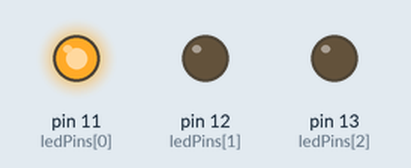
The sketch below on a simulated Arduino Uno, built with avr-gcc and run on an emulated ATmega328P. Parts: output pins drawn as LEDs (lit = HIGH).

Above: at 0.05 s.
At 0.55 s:
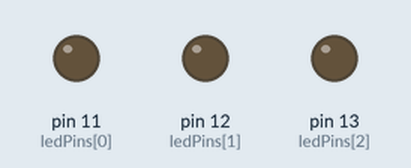
At 1.45 s:
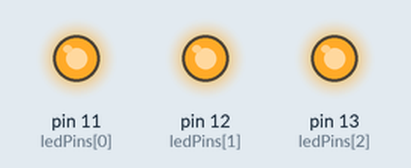
At 2.75 s:
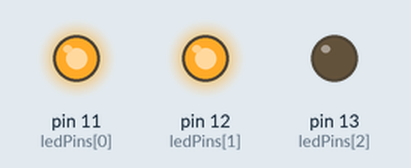
Timing chart, 0 to 3.0 s (numbered marks = the images above):
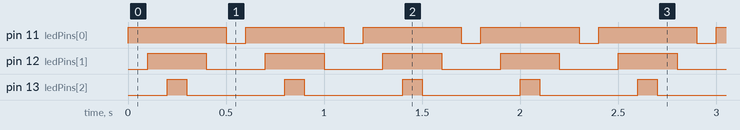

Measured:
- by itself, pin 11 (ledPins[0]): alternates HIGH for 0.50 s and LOW for 0.10 s
- by itself, pin 12 (ledPins[1]): alternates HIGH for 0.30 s and LOW for 0.30 s
- by itself, pin 13 (ledPins[2]): alternates HIGH for 0.10 s and LOW for 0.50 s

The sketch:

multiple_leds_with_Arrays_.ino
```cpp
int viteza = 100;           // The higher the number, the slower the timing.
int ledPins[] = { 11, 12, 13 };       // an array of pin numbers to which LEDs are attached
int pinCount = 3;           // the number of pins (i.e. the length of the array)

void setup() {
  // the array elements are numbered from 0 to (pinCount - 1).
  // use a for loop to initialize each pin as an output:
  for (int thisPin = 0; thisPin < pinCount; thisPin++) {
    pinMode(ledPins[thisPin], OUTPUT);
  }
}

void loop() {
  // loop from the lowest pin to the highest:
  for (int thisPin = 0; thisPin < pinCount; thisPin++) {
    // turn the pin on:
    digitalWrite(ledPins[thisPin], HIGH);
    delay(viteza);
  }

  // loop from the highest pin to the lowest:
  for (int thisPin = pinCount - 1; thisPin >= 0; thisPin--) {
    digitalWrite(ledPins[thisPin], LOW);
    delay(viteza);
    // turn the pin off:
  }
}
```
